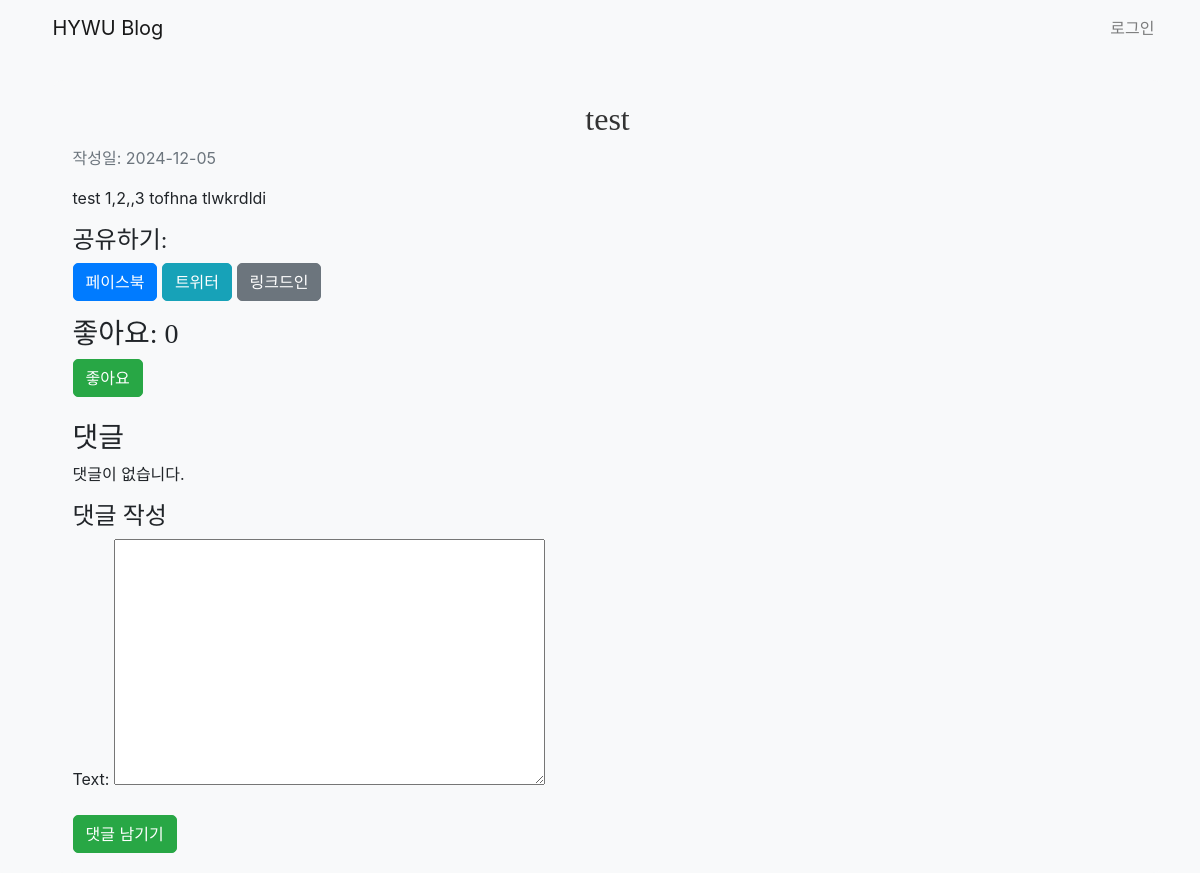
Before: /blog/post/2/ with the older database file.
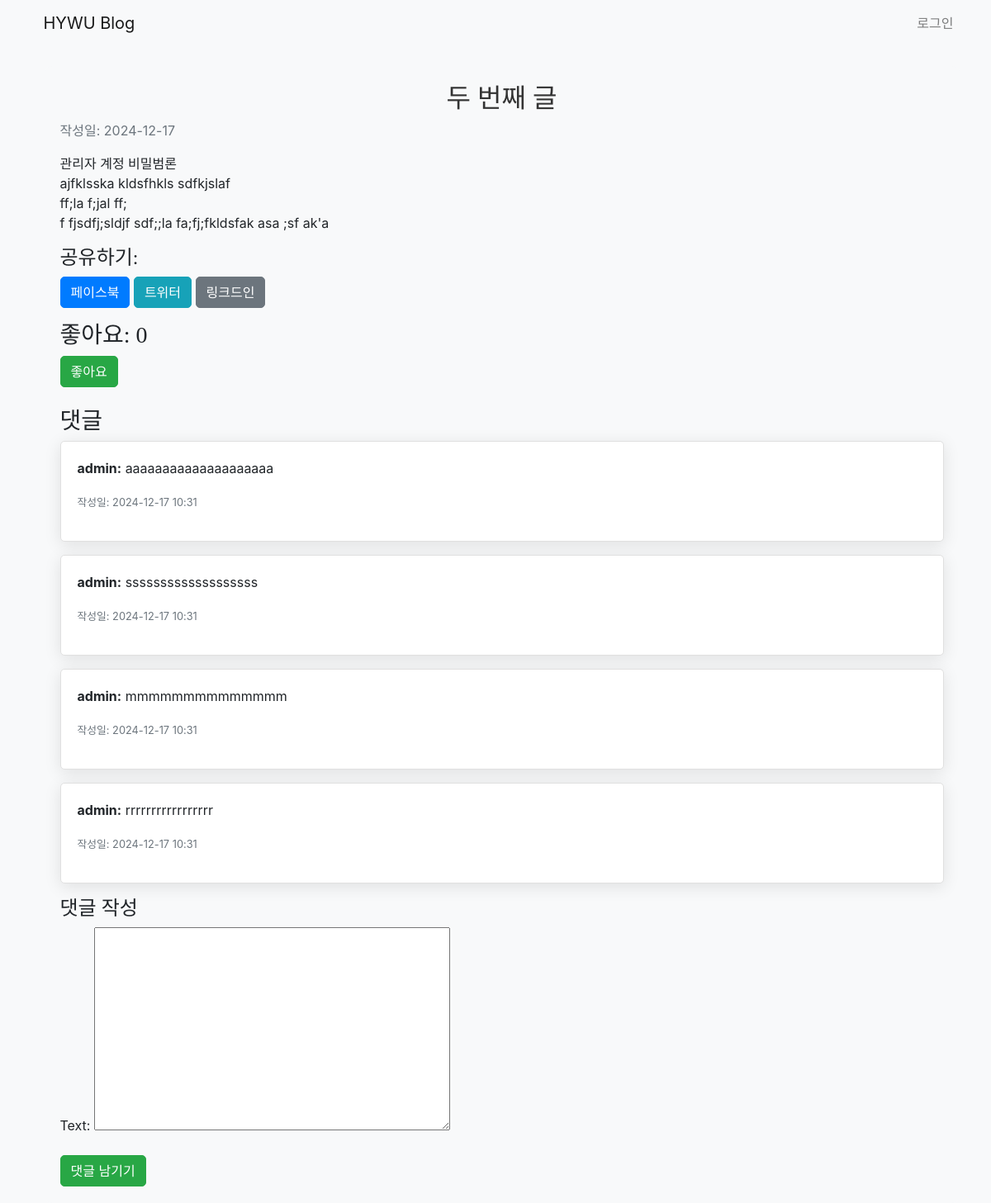
After: the same page with the newer database file.
### blog/models.py (models this page shows, shortened)
class Post(models.Model):
    author = models.ForeignKey(settings.AUTH_USER_MODEL, on_delete=models.CASCADE)
    title = models.CharField(max_length=200)
    text = models.TextField()
    created_date = models.DateTimeField(default=timezone.now)
    published_date = models.DateTimeField(blank=True, null=True)

class Comment(models.Model):
    post = models.ForeignKey(Post, related_name='comments', on_delete=models.CASCADE)
    author = models.ForeignKey(settings.AUTH_USER_MODEL, on_delete=models.CASCADE)
    text = models.TextField()
    created_date = models.DateTimeField(auto_now_add=True)

### blog/views.py (the view)
# urls.py: path('post/<int:pk>/', views.post_detail, name='post_detail'),
def post_detail(request, pk):
    post = get_object_or_404(Post, pk=pk)
    comments = post.comments.all()  # 해당 게시물의 모든 댓글 가져오기
    likes = request.session.get(f'likes_{post.pk}', 0)
    if request.method == "POST":
        if 'like' in request.POST:
            likes += 1
            request.session[f'likes_{post.pk}'] = likes  # 세션에 좋아요 수 저장
            return redirect('post_detail', pk=post.pk)  # 좋아요 후 페이지 새로 고침
        elif 'comment' in request.POST:
            comment_form = CommentForm(request.POST)
            if comment_form.is_valid():
                comment = comment_form.save(commit=False)
                comment.post = post
                comment.author = request.user  # 현재 로그인한 사용자 설정
                comment.save()
                return redirect('post_detail', pk=post.pk)  # 댓글 작성 후 게시물 상세 페이지로 리다이렉트
    else:
        comment_form = CommentForm()
    return render(request, 'blog/post_detail.html', {
        'post': post,
        'comments': comments,
        'comment_form': comment_form,
        'likes': likes,  # 좋아요 수 전달
    })

### blog/forms.py
class CommentForm(forms.ModelForm):
    class Meta:
        model = Comment
        fields = ('text',)  # 댓글 텍스트 필드만 포함

### blog/templates/blog/post_detail.html (shortened to what this page needs)
{% extends 'blog/base.html' %}
{% block content %}
<div class="container mt-4" style="background-color: #f8f9fa; padding: 20px; border-radius: 10px;">
    <h2 class="text-center">{{ post.title }}</h2>
    <p class="text-muted">작성일: {{ post.published_date|date:"Y-m-d" }}</p>
    <p class="mt-3">{{ post.text|linebreaksbr }}</p>
    <h4>공유하기:</h4>
    <div class="mb-3">
        <a href="https://www.facebook.com/sharer/sharer.php?u={{ request.build_absolute_uri }}" target="_blank" class="btn btn-primary">페이스북</a>
        <a href="https://twitter.com/intent/tweet?url={{ request.build_absolute_uri }}&text={{ post.title }}" target="_blank" class="btn btn-info">트위터</a>
        <a href="https://www.linkedin.com/shareArticle?mini=true&url={{ request.build_absolute_uri }}&title={{ post.title }}" target="_blank" class="btn btn-secondary">링크드인</a>
    </div>
    <h3>좋아요: {{ likes }}</h3>
    <form method="POST" class="mb-4">
        <button type="submit" name="like" class="btn btn-success">좋아요</button>
    </form>
    <h3>댓글</h3>
    <div class="comments-section">
        {% for comment in comments %}
            <div class="card mb-3">
                <div class="card-body">
                    <p><strong>{{ comment.author.username }}:</strong> {{ comment.text }}</p>
                    <p class="text-muted"><small>작성일: {{ comment.created_date|date:"Y-m-d H:i" }}</small></p>
                </div>
            </div>
        {% empty %}
            <p>댓글이 없습니다.</p>
        {% endfor %}
    </div>
    <h4>댓글 작성</h4>
    <form method="POST">
        <div class="form-group">
            {{ comment_form.as_p }}
        </div>
        <button type="submit" name="comment" class="btn btn-success">댓글 남기기</button>
    </form>
</div>
{% endblock %}

### blog/templates/blog/base.html (shortened to what this page needs)
<!DOCTYPE html>
<html lang="ko">
{% load static %}
<head>
    <link rel="stylesheet" href="https://stackpath.bootstrapcdn.com/bootstrap/4.5.2/css/bootstrap.min.css">
    <link rel="stylesheet" href="{% static 'blog/style.css' %}">
</head>
<body>
<nav class="navbar navbar-expand-lg navbar-light bg-light">
    <div class="container">
        <a class="navbar-brand" href="{% url 'post_list' %}">HYWU Blog</a>
        <div class="collapse navbar-collapse" id="navbarNav">
            <ul class="navbar-nav ml-auto">
                {% if user.is_authenticated %}
                <li class="nav-item">
                    <a class="nav-link" href="{% url 'post_new' %}"><span class="glyphicon glyphicon-plus"></span> 새 게시물</a>
                </li>
                <li class="nav-item">
                    <a class="nav-link" href="{% url 'logout' %}">로그아웃</a>
                </li>
                {% else %}
                <li class="nav-item">
                    <a class="nav-link" href="{% url 'login' %}">로그인</a>
                </li>
                {% endif %}
            </ul>
        </div>
    </div>
</nav>
<div class="container mt-4">
    {% block content %}
    {% endblock %}
</div>
</body>
</html>

### blog/static/blog/style.css (style rules this page uses)
body { padding-left: 15px; background-color: #f8f9fa; }
h1, h2, h3, h4 { font-family: 'Noto Serif KR', cursive; }
.comments-section .card { border: 1px solid #e0e0e0; border-radius: 5px; margin-bottom: 15px; }
.btn { border-radius: 5px; transition: background-color 0.3s; }
body { background-color: #f8f9fa; }
.card { border-radius: 10px; box-shadow: 0 4px 20px rgba(0, 0, 0, 0.1); }
h2 { color: #333; }
.btn-primary { background-color: #007bff; border-color: #007bff; }

Changed rows visible on the page:
changed Post: title "test" → "두 번째 글"; published_date "2024-12-05" → "2024-12-17"; text "test 1,2,,3 tofhna tlwkrdldi" → "관리자 계정 비밀범론 ajfklsska kldsfhkls sdfkjslaf ff;la f;jal ff; f fjsdfj;sldjf sdf;;la fa;fj;fkldsfak asa ;sf ak'a"
added Comment: author.username "admin", text "aaaaaaaaaaaaaaaaaaaa", created_date "2024-12-17 10:31"
added Comment: author.username "admin", text "sssssssssssssssssss", created_date "2024-12-17 10:31"
added Comment: author.username "admin", text "mmmmmmmmmmmmmm", created_date "2024-12-17 10:31"
added Comment: author.username "admin", text "rrrrrrrrrrrrrrrrr", created_date "2024-12-17 10:31"
Other visible differences:
text no longer shown: "댓글이 없습니다."
